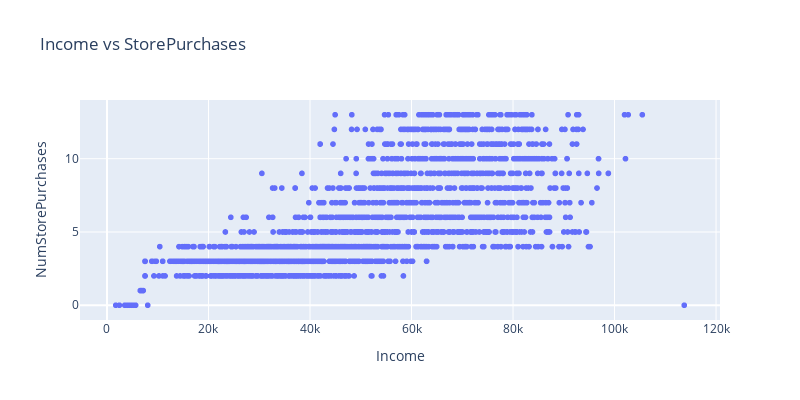

Notebook code for this chart:
### Code cell
# Scatter plot for Income and NumStorePurchases
import plotly.express as px
from matplotlib import pyplot as plt

fig = px.scatter( numeric_rep1,x="Income", y = "NumStorePurchases",
                 width=800, height=400, title = "Income vs StorePurchases",
                )

fig.show()

### Figure 1 — Plotly figure (JSON) as saved in the notebook; plotly's stock layout.template omitted (floating-point values rounded to 4 significant figures; data arrays with more than 128 entries replaced by an {"elided": "..."} marker saying what was removed)
{"data": [{"hovertemplate": "Income=%{x}<br>NumStorePurchases=%{y}<extra></extra>", "legendgroup": "", "marker": {"color": "#636efa", "symbol": "circle"}, "mode": "markers", "name": "", "showlegend": false, "type": "scattergl", "x": {"elided": "2205 int values"}, "xaxis": "x", "y": {"elided": "2205 int values"}, "yaxis": "y"}], "layout": {"height": 400, "legend": {"tracegroupgap": 0}, "title": {"text": "Income vs StorePurchases"}, "width": 800, "xaxis": {"anchor": "y", "domain": [0, 1], "title": {"text": "Income"}}, "yaxis": {"anchor": "x", "domain": [0, 1], "title": {"text": "NumStorePurchases"}}}}
